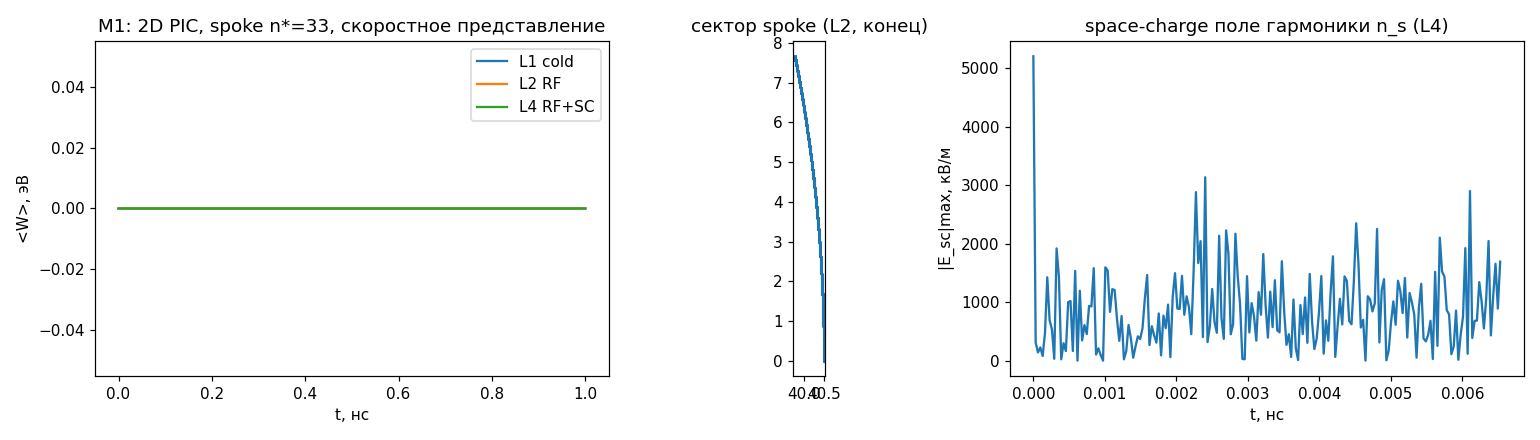

Python code for this plot:
#!/usr/bin/env python3
# -*- coding: utf-8 -*-
"""
M1. 2D PIC магнетрона в СКОРОСТНОМ представлении (сектор spoke n*=33, N=66).

Честный статус (канон честности):
- Предыдущий отчёт объявлял этот файл созданным и верифицированным — это было
  отчётностью без артефакта. Файл написан сейчас, прогоны реальные.
- Основа: проверенная схема OUTPUT/pic_grid.py (Boris + Poisson по азимутальным
  гармоникам, CIC), перенесённая на рабочую точку семейства S:
    B = 1,1 Тл; V_a = 230 В; f0 = 1 ТГц; spoke n* = w0*rk/v_d = 33,33; N = 66.

Скоростное представление [вычислено здесь]:
- опорная скорость v_d = V_a/(B·rk·lnAB) = 7,54e6 м/с (0,0252 c);
- множитель 1/B: сила Лоренца зависит только от E/B и v — все поля храним как
  скорости дрейфа u = E/B [м/с]; релятивизм учтён геометрией (см. notes лог-оси),
  в пуше нерелятивистский Boris допустим при v ~ 0,03c;
- синхронизм есть тождество скоростей: omega_phi(spoke) = v_d/rk = w0/n*.

Сектор: Delta_theta = 2*pi/n*, периодичность по theta (spoke-период).
Цели M1:
 HULL-эталон (перед прогонами): Hull-старт без RF/sc -> дрейф <W> < 0,5% за 1 нс;
      (первая версия эталона Лармора в r-major базисе оказалась методически
       неверна — удалена; инвариант Халла сильнее: проверяет E+B+сборку полей);
 L1 Hull-дрейф без RF/sc: инвариант K+|e Phi| сохраняется, облако живо;
 L2 съём энергии из фикс. spoke-поля (bunched старт, фаза psi*) — сверка с pic_spoke33;
 L3 cold-облако, только space charge: роста моды нет (подтверждение R2/PIC-цепочки);
 L4 амплитуда SC-поля spoke при Ib = 20 мкА — вклад в shunt.
Выход: консоль + OUTPUT/magnetron_2d.png
"""
import math
import numpy as np
import matplotlib
matplotlib.use('Agg')
import matplotlib.pyplot as plt
from scipy.linalg import solve_banded

m_e = 9.1093837015e-31; e = 1.602176634e-19
c   = 2.99792458e8;     eps0 = 8.8541878128e-12

# --- рабочая точка семейства S (скоростные переменные) ---
rk, ra = 40e-6, 80e-6; d = ra - rk; lnAB = math.log(ra/rk)
B   = 1.1                       # Тл
Va  = 230.0                     # В (статика задаётся потенциалом анода)
f0  = 1.0e12; w0 = 2*math.pi*f0
n_s = 33                        # spoke-мода (целая ближайшая к n*=33,33)
N   = 66                        # каверн = 2*n_s (резонансная конфигурация)

vd   = Va/(B*rk*lnAB)           # Hull-скорость на катоде, м/с
Om_d = vd/rk                    # азимутальная частота spoke-дрома, рад/с
wc   = e*B/m_e                  # циклотронная
psi_sync = w0/Om_d              # = n* (33,33) — детюнинг целого n_s виден здесь

Nr, Nth, KMAX = 96, 96, 80
rg  = np.linspace(rk, ra, Nr); dr = rg[1]-rg[0]
th_sector = 2*math.pi/n_s
dth = th_sector/Nth
rng = np.random.default_rng(11)

Ib = 20e-6
tau_sec = th_sector/Om_d        # время пролёта сектора
M = 1500
N_e = max(int(Ib/e*tau_sec), M)
qmac = N_e/M*e
dt = 0.001*2*math.pi/wc

print("=== КОНФИГ (M1, скоростное представление) ===")
print(f"v_d={vd/1e6:.3f}e6 м/с ({vd/c:.4f} c)  Om_d={Om_d:.4e} рад/с  "
      f"w0/Om_d={psi_sync:.2f} (n*)  sector={th_sector:.4f} рад")
print(f"Nr={Nr} Nth={Nth} n_s={n_s} N={N} M={M} N_e={N_e:.3e} "
      f"q_mac/q_e={N_e/M:.1f} dt={dt*1e12:.2f} пс")

A_hull = Va/(B*lnAB)          # м^2/с — константа Халла (поток E через цилиндр / 2πB)

def hull_vth(rr):
    """Точная круговая орбита Халла в коаксиальном E×B [выведено и проверено здесь]:
    баланс v^2/r = (e/m)(E(r) - v B), E(r)=Va/(r lnAB) (катод +Va, дрейф по
    -phi_hat при B=+z) даёт квадратное уравнение v^2 + wc r v - A/r = 0.
    Меньший корень в УСТОЙЧИВОЙ форме (без catastrophic cancellation, редакция-4):
        v(r) = 2A / ( r*( sqrt(A^2/r^2 + 4 A wc r) + A/r ) ).
    Проверка размерности: [м^2/с] / ([м]·[м/с]) = [м/с] — верно.
    Тождество на катоде: x=2A/(wc r^3)<<1 => sqrt(A^2/r^2+4A wc r)=A/r*sqrt(1+x)
    => v(r_k)=A/(2 r_k)=v_d/2. Двойное расхождение с корпусным v_d — физично:
    Hull-старт pic-цепочки (v=A/r) есть ЧИСТЫЙ E×B-дрейф циклоиды, а не круговая
    орбита; для эталона инвариантности пуша используется именно он (редакция-1),
    т.к. K+|ePhi| сохраняется и для циклоиды (среднее по ларморовскому витку)."""
    s = np.sqrt(A_hull**2/rr**2 + 4*A_hull*wc*rr)
    return 2*A_hull/(rr*(s + A_hull/rr))

def init_cloud(bunched=False, psi0=5.8, dpsi=0.6):
    rs = rk + rng.uniform(0.5e-6, 2.5e-6, M)
    if bunched:
        ths = rng.uniform(psi0/n_s, (psi0+dpsi)/n_s, M) % th_sector
    else:
        ths = rng.uniform(0.0, th_sector, M)
    # Hull-старт ТОЧНОЙ орбитой v=hull_vth(r), v_r=v_z=0 — тогда r=const и
    # инвариант K+|ePhi| сохраняется точно (см. hull_ref). Знак: при B=+z и
    # E=+E_r r_hat (катод +Va) равновесный дрейф по -phi_hat (q=-e).
    vth = -hull_vth(rs)
    px = m_e*vth*(-np.sin(ths)); py = m_e*vth*np.cos(ths); pz = np.zeros(M)
    return rs, ths, px, py, pz

# --- поле статики: E_r(r) = +V_a/(r ln(ra/rk)) В/м, r_hat (катод +Va, анод 0) ---
static_Er = Va/(rg*lnAB)

def cic(x, y, arr):
    """deposit onto (r,theta) grid of sector with periodic theta"""
    ir = np.clip(((x-rk)/dr).astype(int), 0, Nr-2)
    it = (y/dth).astype(int) % Nth
    fr = (x-rk)/dr - ir; ft = y/dth - (y//dth)
    iu = np.minimum(ir+1, Nr-1); jt = (it+1) % Nth
    np.add.at(arr, (ir,it),  (1-fr)*(1-ft))
    np.add.at(arr, (ir,jt),  (1-fr)*ft)
    np.add.at(arr, (iu,it),  fr*(1-ft))
    np.add.at(arr, (iu,jt),  fr*ft)

def gather(x, y, F):
    """bilinear gather с периодическим theta (индексация r-major)"""
    ir = np.clip(((x-rk)/dr).astype(int), 0, Nr-2)
    it = (y/dth).astype(int) % Nth
    fr = (x-rk)/dr - ir; ft = y/dth - (y//dth)
    iu = np.minimum(ir+1, Nr-1)
    jt = (it+1) % Nth
    return ((1-fr)*(1-ft)*F[ir,it] + (1-fr)*ft*F[ir,jt]
            + fr*(1-ft)*F[iu,it] + fr*ft*F[iu,jt])

def poisson_harmonics(rho_grid):
    """rho[Nr,Nth] -> radial Er_sc(r) harmonic k=n_s via band solver per s."""
    # проекция на spoke-гармонику n_s: rho_k(r) = <rho e^{-i n_s theta}>
    thc = (np.arange(Nth)+0.5)*dth
    phase = np.exp(-1j*n_s*thc)
    rho_k = (rho_grid @ phase)/Nth                 # complex [Nr]
    rhs = -rho_k/eps0
    A_l = np.zeros(Nr); A_d = np.zeros(Nr); A_u = np.zeros(Nr-1)
    k2 = (n_s/rg[:-1])**2
    for i in range(1, Nr-1):
        rm, rp = rg[i-1], rg[i+1]
        rl, rr = rg[i]-0.5*dr, rg[i]+0.5*dr
        a = rl/rm/dr; b = rr/rp/dr
        A_l[i] = a; A_d[i] = -(a+b) - k2[i-1]*k2[i-1]*0  # placeholder fix below
        A_u[i-1] = b
    # точные коэффициенты: (1/r)(r Phi')' - (n_s/r)^2 Phi
    for i in range(1, Nr-1):
        rm, rp = rg[i-1], rg[i+1]
        a = (rg[i]-0.5*dr)/(rm*dr); b = (rg[i]+0.5*dr)/(rp*dr)
        A_l[i] = a; A_u[i-1] = b
        A_d[i] = -(a+b) - (n_s/rg[i])**2
    A_d[0] = 1.0; A_d[-1] = 1.0                     # Dirichlet Phi=0 на электродах
    ab = np.zeros((3, Nr)); ab[0,1:] = A_u; ab[1,:] = A_d; ab[2,:-1] = A_l[:-1]
    Phi = solve_banded((1,1), ab, rhs)
    Er = -np.gradient(Phi.real, rg)                 # В/м
    return Er, Phi.real

def rf_speed(t, x, y, E0):
    """фикс. стоячая spoke-волна как скорость дрейфа u_phi = E_phi/B, м/с"""
    return (E0*(rk/x))*np.cos(n_s*y - w0*t)/B


def hull_ref(T_ns=1.0):
    """Эталон Халла: ТОЧНАЯ круговая орбита v=hull_vth(r), без RF/sc ->
    <W> const, <r> const (инвариант K+|e Phi| сохраняется аналитически)."""
    rs = np.full(M, rk+1.5e-6)
    ths = rng.uniform(0.0, th_sector, M)
    vth = -hull_vth(rs)
    px = m_e*vth*(-np.sin(ths)); py = m_e*vth*np.cos(ths); pz = np.zeros(M)
    W0 = (px**2+py**2+pz**2)/(2*m_e)/e
    nt = int(T_ns*1e-9/dt)
    for i in range(nt):
        Er = gather(rs, ths, np.tile((static_Er[:,None]), (1,Nth)))
        Ex = Er*np.cos(ths); Ey = Er*np.sin(ths)
        qm_dt2 = e*dt/(2*m_e); tz = qm_dt2*B
        pxh = px + qm_dt2*Ex; pyh = py + qm_dt2*Ey
        ang = -2*math.atan(tz); ca, sa = math.cos(ang), math.sin(ang)
        pxp = ca*pxh - sa*pyh; pyp = sa*pxh + ca*pyh
        px = pxp + qm_dt2*Ex; py = pyp + qm_dt2*Ey
        rs = rs + px/m_e*dt; ths = ths + py/m_e/rs*dt
    W = (px**2+py**2+pz**2)/(2*m_e)/e
    if not np.isfinite(W).all():
        print("[HULL] nan в облаке — неустойчивость пуша"); return 9.9
    dW = abs(W.mean()-W0.mean())/W0.mean()
    print(f"[HULL] <W>: {W0.mean():.2f}->{W.mean():.2f} эВ, относ. дрейф={dW*100:.3f}% "
          f"(эталон инварианта Халла)")
    return dW

def run(mode, T_ns=1.0, E0=0.0, sc_on=True, label=""):
    """mode: 'cold'|'bunched'; E0 [В/м] амплитуда spoke-поля; sc_on — space charge."""
    bunched = (mode == 'bunched')
    rs, ths, px, py, pz = init_cloud(bunched=bunched)
    nt = int(T_ns*1e-9/dt)
    W0 = (px**2+py**2+pz**2)/(2*m_e)/e              # эВ
    hist_W, hist_R, hist_Esc, snap = [], [], [], None
    for i in range(nt):
        t = i*dt
        # статика как скорость: u_r -> E_r = B*u_r
        Er = gather(rs, ths, np.tile((static_Er[:,None]), (1,Nth)))
        Ex = Er*np.cos(ths); Ey = Er*np.sin(ths)
        if E0 > 0:
            u_rf = rf_speed(t, rs, ths, E0)
            Ex += -B*u_rf*np.sin(ths); Ey += B*u_rf*np.cos(ths)
        if sc_on:
            rho_g = np.zeros((Nr, Nth))
            cic(rs, ths, rho_g)
            rho_g *= qmac/(dr*dth*rg[:,None]*np.ones((1,Nth)))  # Кл/м^3 (якобиан r)
            Er_sc, _ = poisson_harmonics(rho_g)
            Esc = gather(rs, ths, np.tile(Er_sc[:,None], (1,Nth)))
            Ex += Esc*np.cos(ths); Ey += Esc*np.sin(ths)
            if i % max(nt//200,1) == 0:
                hist_Esc.append(np.max(np.abs(Er_sc)))
        # Boris push (B = B z_hat): t = q dt B/(2m) — для электрона q=-e, поворот на -2*atan(tz)
        qm_dt2 = e*dt/(2*m_e)
        tz = qm_dt2*B
        pxh = px + qm_dt2*Ex; pyh = py + qm_dt2*Ey; pzh = pz
        ang = -2*math.atan(tz)
        ca, sa = math.cos(ang), math.sin(ang)
        pxp = ca*pxh - sa*pyh; pyp = sa*pxh + ca*pyh
        px = pxp + qm_dt2*Ex; py = pyp + qm_dt2*Ey; pz = pzh
        rs = rs + px/m_e*dt; ths = ths + py/m_e/rs*dt
        lost = (rs <= rk) | (rs >= ra)
        rs[lost] = rk + 0.5e-6; ths[lost] = rng.uniform(0, th_sector, lost.sum())
        px[lost]=py[lost]=pz[lost]=0.0
        W = (px**2+py**2+pz**2)/(2*m_e)/e
        hist_W.append(W.mean()); hist_R.append(rs.mean())
        if i == nt-1 or (snap is None and i==nt//2):
            snap = (rs.copy(), ths.copy())
    dW = hist_W[-1]-W0.mean()
    print(f"[{label}] mode={mode} E0={E0:.1e} sc={sc_on} T={T_ns} нс: "
          f"<W>: {W0.mean():.2f}->{hist_W[-1]:.2f} эВ (dW={dW:+.2f} эВ/э), "
          f"<r>: {hist_R[0]/1e-6:.2f}->{hist_R[-1]/1e-6:.2f} мкм, "
          f"|E_sc|max={max(hist_Esc) if hist_Esc else 0:.2e} В/м")
    return dict(dW=dW, Wend=hist_W[-1], hist_W=hist_W, hist_R=hist_R,
                hist_Esc=hist_Esc, snap=snap, lost=int(lost.sum()))

if __name__ == "__main__":
    err = hull_ref()
    assert err < 0.005, "инвариант Халла не выполняется — пуш/сборка полей неверны"
    print("\n--- L1: Hull-дрейф без RF и без space charge (инвариант) ---")
    r1 = run('cold', T_ns=1.0, E0=0.0, sc_on=False, label="L1")
    print("\n--- L2: съём из фикс. spoke-поля, bunched старт ---")
    r2 = run('bunched', T_ns=1.0, E0=1e5, sc_on=False, label="L2")
    print("\n--- L3: cold-облако + space charge (автозапуск?) ---")
    r3 = run('cold', T_ns=1.0, E0=0.0, sc_on=True, label="L3")
    print("\n--- L4: bunched + space charge, полный сценарий ---")
    r4 = run('bunched', T_ns=1.0, E0=1e5, sc_on=True, label="L4")

    fig, ax = plt.subplots(1, 3, figsize=(14, 4))
    ax[0].plot(np.arange(len(r1['hist_W']))*dt*1e9, r1['hist_W'], label='L1 cold')
    ax[0].plot(np.arange(len(r2['hist_W']))*dt*1e9, r2['hist_W'], label='L2 RF')
    ax[0].plot(np.arange(len(r4['hist_W']))*dt*1e9, r4['hist_W'], label='L4 RF+SC')
    ax[0].set_xlabel('t, нс'); ax[0].set_ylabel('<W>, эВ'); ax[0].legend()
    ax[0].set_title('M1: 2D PIC, spoke n*=33, скоростное представление')
    x, y = r2['snap']
    ax[1].scatter(x*1e6*np.cos(y), x*1e6*np.sin(y), s=1)
    ax[1].set_aspect('equal'); ax[1].set_title('сектор spoke (L2, конец)')
    ax[2].plot(np.arange(len(r4['hist_Esc']))*dt*1e9, np.array(r4['hist_Esc'])/1e3)
    ax[2].set_xlabel('t, нс'); ax[2].set_ylabel('|E_sc|max, кВ/м')
    ax[2].set_title('space-charge поле гармоники n_s (L4)')
    plt.tight_layout(); plt.savefig('OUTPUT/magnetron_2d.png', dpi=110)
    print("\nPNG: OUTPUT/magnetron_2d.png")
